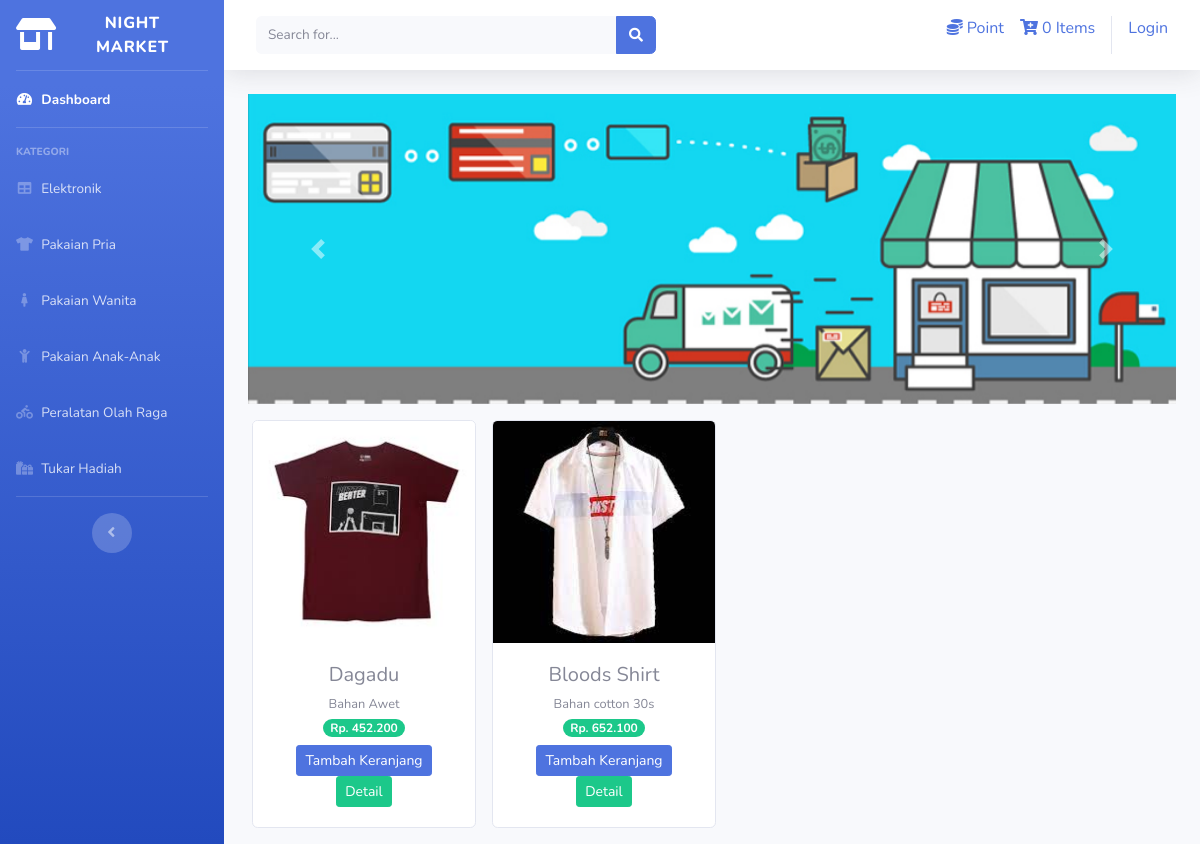
The page /index.php/kategori/pakaian_pria on the database its author committed.
### tables this page shows
CREATE TABLE `tb_barang` (
  `id_brg` int(11) NOT NULL,
  `nama_brg` varchar(130) NOT NULL,
  `keterangan` varchar(230) NOT NULL,
  `kategori` varchar(100) NOT NULL,
  `harga` int(11) NOT NULL,
  `stok` int(5) NOT NULL,
  `gambar` varchar(100) NOT NULL
);

### application/controllers/kategori.php (called while the page is built, shortened)
<?php
class kategori extends CI_Controller {
	public function __construct()
	{
		$this->load->model('model_kategori');
	}
	public function pakaian_pria()
	{
		$data['pakaian_pria'] = $this->model_kategori->data_pakaian_pria()->result();
		$this->load->view('templates/header');
		$this->load->view('templates/sidebar');
		$this->load->view('kategori/pakaian_pria',$data);
		$this->load->view('templates/footer');
	}
}
?>

### index.php (called while the page is built, shortened)
<?php
require_once BASEPATH.'core/CodeIgniter.php';

### application/models/model_kategori.php (called while the page is built, shortened)
<?php
class model_kategori extends CI_Model {
	public function data_pakaian_pria()
	{
	return	$this->db->get_where("tb_barang", array('kategori' => 'Pakaian Pria'));
	}
}
?>

### application/views/kategori/pakaian_pria.php (the view, shortened to what this page needs)
<div class="container-fluid">
<div id="carouselExampleControls" class="carousel " data-ride="carousel">
  <div class="carousel-inner">
    <div class="carousel-item active">
      <img src="<?= base_url() ?>/assets/img/slider1.jpeg" class="d-block w-100" alt="...">
    </div>
  <a class="carousel-control-prev" href="#carouselExampleControls" role="button" data-slide="prev">
    <span class="carousel-control-prev-icon" aria-hidden="true"></span>
  </a>
  <a class="carousel-control-next" href="#carouselExampleControls" role="button" data-slide="next">
    <span class="carousel-control-next-icon" aria-hidden="true"></span>
  </a>
</div>
	<div class="row text-center mt-3 ">
		<?php foreach ($pakaian_pria as $brg ) : ?>
		<div class="card ml-3 mb-3" style="width: 14rem;">
		<img src="<?php echo base_url().'/uploads/'.$brg->gambar ?>" class="card-img-top">
		<div class="card-body">
			<h5 class="card-title mb-1"><?php echo $brg->nama_brg ;?></h5>
			<small><?php echo  $brg->keterangan; ?></small><br>
				<span class="badge badge-pill badge-success mb-2">Rp. <?php echo number_format($brg->harga, 0,',','.') ?></span><br>
			<?php echo anchor('dashboard/tambah_ke_keranjang/'. $brg->id_brg,'<div class="btn btn-primary btn-sm">Tambah Keranjang</div>')?>
			<?php echo anchor('dashboard/detail/'. $brg->id_brg,'<div class="btn btn-success btn-sm">Detail</div>')?>
		</div>
		</div>
		<?php endforeach ;?>
	</div>
</div>

### rows shown on the page
tb_barang: gambar (picture), nama_brg "Dagadu", keterangan "Bahan Awet", harga "452.200", id_brg "Tambah Keranjang", id_brg "Detail"
tb_barang: gambar (picture), nama_brg "Bloods Shirt", keterangan "Bahan cotton 30s", harga "652.100", id_brg "Tambah Keranjang", id_brg "Detail"

### other values the page prints
$this->cart->total_items() "0"
anchor('auth/login','Login') "Login"
